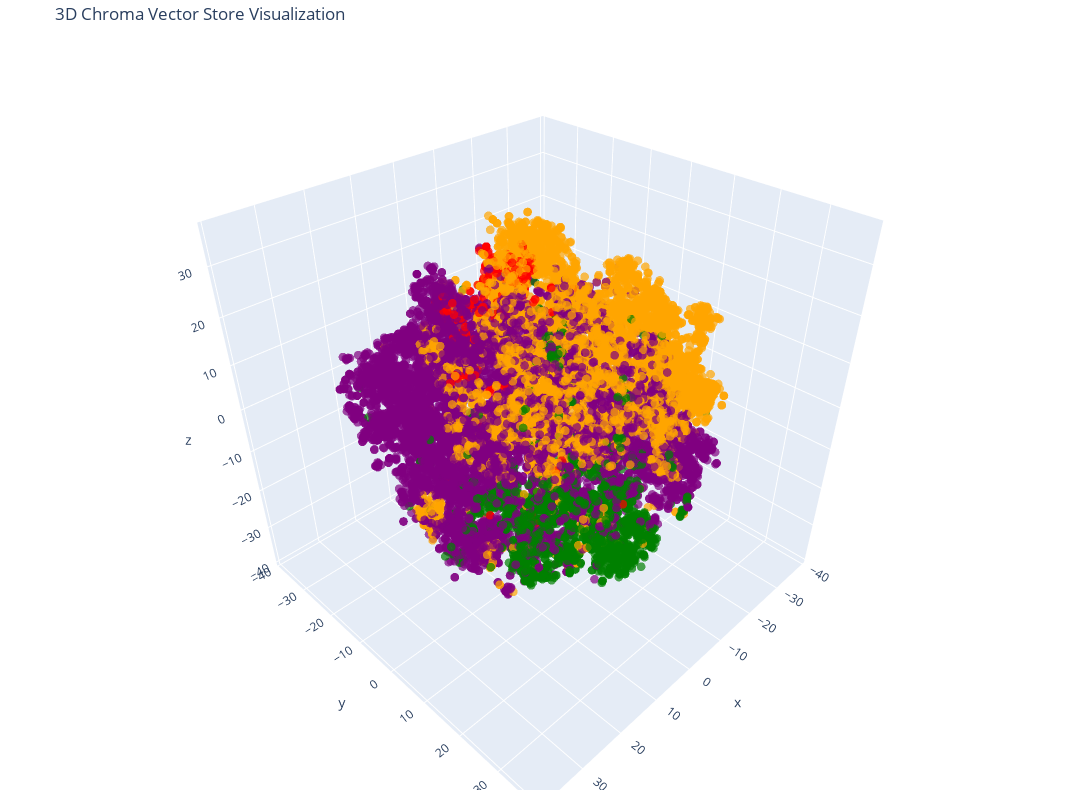

Write notebook code for a chart like this one.
### Code cell
# Create the 3D scatter plot
fig = go.Figure(data=[go.Scatter3d(
    x=reduced_vectors[:, 0],
    y=reduced_vectors[:, 1],
    z=reduced_vectors[:, 2],
    mode='markers',
    marker=dict(size=3, color=colors, opacity=0.7),
)])

fig.update_layout(
    title='3D Chroma Vector Store Visualization',
    scene=dict(xaxis_title='x', yaxis_title='y', zaxis_title='z'),
    width=1200,
    height=800,
    margin=dict(r=20, b=10, l=10, t=40)
)

fig.show()

### Figure 1 — Plotly figure (JSON) as saved in the notebook; plotly's stock layout.template omitted (floating-point values rounded to 4 significant figures; data arrays with more than 128 entries replaced by an {"elided": "..."} marker saying what was removed)
{"data": [{"marker": {"color": {"elided": "20000 str values"}, "opacity": 0.7, "size": 3}, "mode": "markers", "type": "scatter3d", "x": {"elided": "20000 float values"}, "y": {"elided": "20000 float values"}, "z": {"elided": "20000 float values"}}], "layout": {"height": 800, "margin": {"b": 10, "l": 10, "r": 20, "t": 40}, "scene": {"xaxis": {"title": {"text": "x"}}, "yaxis": {"title": {"text": "y"}}, "zaxis": {"title": {"text": "z"}}}, "title": {"text": "3D Chroma Vector Store Visualization"}, "width": 1200}}
